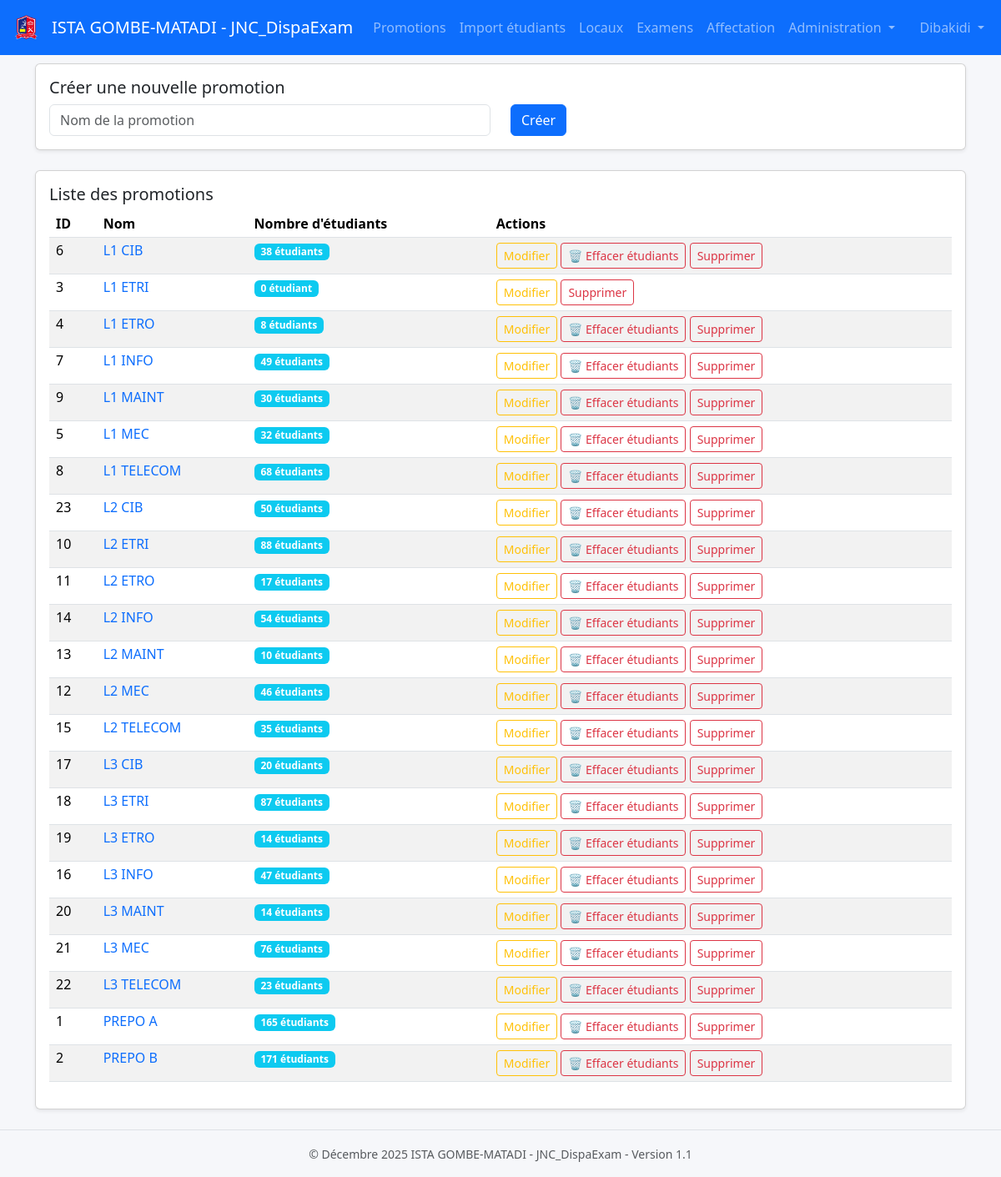
The app's page /promotions (signed in) with its own data.
### tables this page shows
CREATE TABLE promotions (
            id INTEGER PRIMARY KEY AUTOINCREMENT,
            name TEXT NOT NULL UNIQUE
        );

### app.py (the view, shortened to what this page needs)
@app.route("/promotions", methods=["GET", "POST"])
@login_required
def promotions():
    conn = get_db()
    cur = conn.cursor()
    cur.execute("SELECT id, name FROM promotions ORDER BY name")
    promotions_list = cur.fetchall()
    promotions_with_count = []
    for promo in promotions_list:
        cur.execute("SELECT COUNT(*) as count FROM students WHERE promotion_id = ?", (promo['id'],))
        count = cur.fetchone()['count']
        promotions_with_count.append({
            'id': promo['id'],
            'name': promo['name'],
            'student_count': count
        })
    return render_template("promotions.html", promotions=promotions_with_count)

### app.py (called while the page is built)
def get_db():
    if "db" not in g:
        g.db = get_connection()
    return g.db

def login_required(f):
    @wraps(f)
    def decorated_function(*args, **kwargs):
        if 'user_id' not in session:
            flash("Vous devez vous connecter pour accéder à cette page.", "warning")
            return redirect(url_for('login'))
        return f(*args, **kwargs)
    return decorated_function

### database.py (called while the page is built)
def get_connection():
    conn = sqlite3.connect(DB_PATH, check_same_thread=False)
    conn.row_factory = sqlite3.Row
    return conn

### templates/promotions.html (shortened to what this page needs)
{% extends "base.html" %}
{% block content %}
<div class="card shadow-sm mb-4">
  <div class="card-body">
    <h5 class="card-title">Créer une nouvelle promotion</h5>
    <form method="post">
      <div class="row">
        <div class="col-md-6">
          <input type="text" class="form-control" name="name" placeholder="Nom de la promotion" required>
        </div>
        <div class="col-md-6">
          <button type="submit" class="btn btn-primary">Créer</button>
        </div>
      </div>
    </form>
  </div>
</div>
<div class="card shadow-sm">
  <div class="card-body">
    <h5 class="card-title">Liste des promotions</h5>
    {% if promotions %}
    <div class="table-responsive">
      <table class="table table-striped" style="line-height: 1.2;">
        <thead>
          <tr>
            <th style="padding: 6px 8px;">ID</th>
            <th style="padding: 6px 8px;">Nom</th>
            <th style="padding: 6px 8px;">Nombre d'étudiants</th>
            <th style="padding: 6px 8px;">Actions</th>
          </tr>
        </thead>
        <tbody>
          {% for promo in promotions %}
          <tr style="line-height: 1.2;">
            <td style="padding: 6px 8px;">{{ promo.id }}</td>
            <td style="padding: 6px 8px;">
              <a href="{{ url_for('promotion_students', promotion_id=promo.id) }}" style="text-decoration: none; color: #0d6efd; font-weight: 500;">
                {{ promo.name }}
              </a>
            </td>
            <td style="padding: 6px 8px;">
              <span class="badge bg-info">{{ promo.student_count }} étudiant{% if promo.student_count > 1 %}s{% endif %}</span>
            </td>
            <td style="padding: 6px 8px;">
              <a class="btn btn-sm btn-outline-warning" href="{{ url_for('edit_promotion', promotion_id=promo.id) }}">Modifier</a>
              {% if promo.student_count > 0 %}
              <a class="btn btn-sm btn-outline-danger" href="{{ url_for('clear_promotion_students', promotion_id=promo.id) }}"
                 title="Effacer tous les étudiants de cette promotion">🗑️ Effacer étudiants</a>
              {% endif %}
              <a class="btn btn-sm btn-outline-danger delete-promotion-btn" href="{{ url_for('delete_promotion', promotion_id=promo.id) }}"
                 data-promotion-name="{{ promo.name }}">Supprimer</a>
            </td>
          </tr>
          {% endfor %}
        </tbody>
      </table>
    </div>
    {% else %}
    <p class="text-muted">Aucune promotion créée pour le moment.</p>
    {% endif %}
  </div>
</div>
{% endblock %}

### static/styles.css (style rules this page uses)
body { background: #f6f7fb; }

### records on screen
promotions: id "6", name "L1 CIB", student_count "38"
promotions: id "3", name "L1 ETRI", student_count "0"
promotions: id "4", name "L1 ETRO", student_count "8"
promotions: id "7", name "L1 INFO", student_count "49"
promotions: id "9", name "L1 MAINT", student_count "30"
promotions: id "5", name "L1 MEC", student_count "32"
promotions: id "8", name "L1 TELECOM", student_count "68"
promotions: id "23", name "L2 CIB", student_count "50"
promotions: id "10", name "L2 ETRI", student_count "88"
promotions: id "11", name "L2 ETRO", student_count "17"
promotions: id "14", name "L2 INFO", student_count "54"
promotions: id "13", name "L2 MAINT", student_count "10"
promotions: id "12", name "L2 MEC", student_count "46"
promotions: id "15", name "L2 TELECOM", student_count "35"
promotions: id "17", name "L3 CIB", student_count "20"
promotions: id "18", name "L3 ETRI", student_count "87"
promotions: id "19", name "L3 ETRO", student_count "14"
promotions: id "16", name "L3 INFO", student_count "47"
promotions: id "20", name "L3 MAINT", student_count "14"
promotions: id "21", name "L3 MEC", student_count "76"
promotions: id "22", name "L3 TELECOM", student_count "23"
promotions: id "1", name "PREPO A", student_count "165"
promotions: id "2", name "PREPO B", student_count "171"

### other values on screen
{{ session.get('username', 'Utilisateur') }} "Dibakidi"
